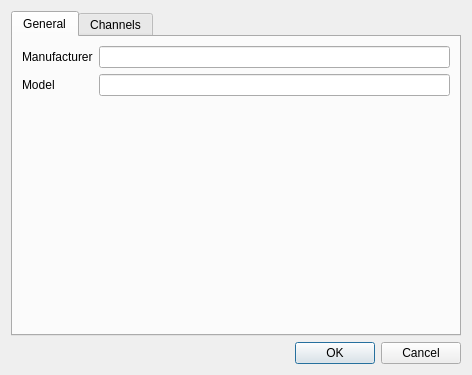
<ui version="4.0" >
 <class>InputProfileEditor</class>
 <widget class="QDialog" name="InputProfileEditor" >
  <property name="geometry" >
   <rect>
    <x>0</x>
    <y>0</y>
    <width>472</width>
    <height>375</height>
   </rect>
  </property>
  <property name="windowTitle" >
   <string>Input Profile Editor</string>
  </property>
  <layout class="QVBoxLayout" name="verticalLayout" >
   <item>
    <widget class="QTabWidget" name="m_tab" >
     <property name="currentIndex" >
      <number>0</number>
     </property>
     <widget class="QWidget" name="tab" >
      <attribute name="title" >
       <string>General</string>
      </attribute>
      <layout class="QGridLayout" name="gridLayout" >
       <item row="0" column="0" >
        <widget class="QLabel" name="m_manufacturerLabel" >
         <property name="text" >
          <string>Manufacturer</string>
         </property>
        </widget>
       </item>
       <item row="0" column="1" >
        <widget class="QLineEdit" name="m_manufacturerEdit" >
         <property name="toolTip" >
          <string>The name of the company that made the device</string>
         </property>
         <property name="text" >
          <string/>
         </property>
        </widget>
       </item>
       <item row="1" column="0" >
        <widget class="QLabel" name="m_modelLabel" >
         <property name="text" >
          <string>Model</string>
         </property>
        </widget>
       </item>
       <item row="1" column="1" >
        <widget class="QLineEdit" name="m_modelEdit" >
         <property name="toolTip" >
          <string>The device's model name</string>
         </property>
        </widget>
       </item>
       <item row="2" column="1" >
        <spacer name="verticalSpacer_2" >
         <property name="orientation" >
          <enum>Qt::Vertical</enum>
         </property>
         <property name="sizeHint" stdset="0" >
          <size>
           <width>20</width>
           <height>40</height>
          </size>
         </property>
        </spacer>
       </item>
      </layout>
     </widget>
     <widget class="QWidget" name="tab_2" >
      <attribute name="title" >
       <string>Channels</string>
      </attribute>
      <layout class="QGridLayout" name="gridLayout_2" >
       <item rowspan="6" row="0" column="0" >
        <widget class="QTreeWidget" name="m_tree" >
         <property name="sizePolicy" >
          <sizepolicy vsizetype="MinimumExpanding" hsizetype="Expanding" >
           <horstretch>0</horstretch>
           <verstretch>0</verstretch>
          </sizepolicy>
         </property>
         <property name="selectionMode" >
          <enum>QAbstractItemView::ExtendedSelection</enum>
         </property>
         <property name="rootIsDecorated" >
          <bool>false</bool>
         </property>
         <property name="itemsExpandable" >
          <bool>false</bool>
         </property>
         <property name="allColumnsShowFocus" >
          <bool>true</bool>
         </property>
         <column>
          <property name="text" >
           <string>Channel</string>
          </property>
         </column>
         <column>
          <property name="text" >
           <string>Name</string>
          </property>
         </column>
         <column>
          <property name="text" >
           <string>Type</string>
          </property>
         </column>
        </widget>
       </item>
       <item row="0" column="1" >
        <widget class="QToolButton" name="m_addButton" >
         <property name="toolTip" >
          <string>Add a new channel description</string>
         </property>
         <property name="text" >
          <string notr="true">...</string>
         </property>
         <property name="icon" >
          <iconset resource="qlcui.qrc" >
           <normaloff>:/edit_add.png</normaloff>:/edit_add.png</iconset>
         </property>
         <property name="iconSize" >
          <size>
           <width>26</width>
           <height>26</height>
          </size>
         </property>
        </widget>
       </item>
       <item row="1" column="1" >
        <widget class="QToolButton" name="m_removeButton" >
         <property name="toolTip" >
          <string>Remove the selected channels</string>
         </property>
         <property name="text" >
          <string notr="true">...</string>
         </property>
         <property name="icon" >
          <iconset resource="qlcui.qrc" >
           <normaloff>:/edit_remove.png</normaloff>:/edit_remove.png</iconset>
         </property>
         <property name="iconSize" >
          <size>
           <width>26</width>
           <height>26</height>
          </size>
         </property>
        </widget>
       </item>
       <item row="2" column="1" >
        <widget class="QToolButton" name="m_editButton" >
         <property name="toolTip" >
          <string>Edit the selected channel</string>
         </property>
         <property name="text" >
          <string notr="true">...</string>
         </property>
         <property name="icon" >
          <iconset resource="qlcui.qrc" >
           <normaloff>:/edit.png</normaloff>:/edit.png</iconset>
         </property>
         <property name="iconSize" >
          <size>
           <width>26</width>
           <height>26</height>
          </size>
         </property>
        </widget>
       </item>
       <item row="4" column="1" >
        <widget class="QToolButton" name="m_wizardButton" >
         <property name="toolTip" >
          <string>Automatically add channels to the list when you wiggle the device's controls</string>
         </property>
         <property name="text" >
          <string notr="true">...</string>
         </property>
         <property name="icon" >
          <iconset resource="qlcui.qrc" >
           <normaloff>:/wizard.png</normaloff>:/wizard.png</iconset>
         </property>
         <property name="iconSize" >
          <size>
           <width>26</width>
           <height>26</height>
          </size>
         </property>
         <property name="checkable" >
          <bool>true</bool>
         </property>
        </widget>
       </item>
       <item row="5" column="1" >
        <spacer name="verticalSpacer" >
         <property name="orientation" >
          <enum>Qt::Vertical</enum>
         </property>
         <property name="sizeHint" stdset="0" >
          <size>
           <width>22</width>
           <height>131</height>
          </size>
         </property>
        </spacer>
       </item>
       <item row="3" column="1" >
        <widget class="Line" name="line" >
         <property name="orientation" >
          <enum>Qt::Horizontal</enum>
         </property>
        </widget>
       </item>
      </layout>
     </widget>
    </widget>
   </item>
   <item>
    <widget class="QDialogButtonBox" name="m_buttonBox" >
     <property name="orientation" >
      <enum>Qt::Horizontal</enum>
     </property>
     <property name="standardButtons" >
      <set>QDialogButtonBox::Cancel|QDialogButtonBox::Ok</set>
     </property>
    </widget>
   </item>
  </layout>
 </widget>
 <resources>
  <include location="qlcui.qrc" />
 </resources>
 <connections>
  <connection>
   <sender>m_buttonBox</sender>
   <signal>accepted()</signal>
   <receiver>InputProfileEditor</receiver>
   <slot>accept()</slot>
   <hints>
    <hint type="sourcelabel" >
     <x>248</x>
     <y>254</y>
    </hint>
    <hint type="destinationlabel" >
     <x>157</x>
     <y>274</y>
    </hint>
   </hints>
  </connection>
  <connection>
   <sender>m_buttonBox</sender>
   <signal>rejected()</signal>
   <receiver>InputProfileEditor</receiver>
   <slot>reject()</slot>
   <hints>
    <hint type="sourcelabel" >
     <x>316</x>
     <y>260</y>
    </hint>
    <hint type="destinationlabel" >
     <x>286</x>
     <y>274</y>
    </hint>
   </hints>
  </connection>
 </connections>
</ui>
